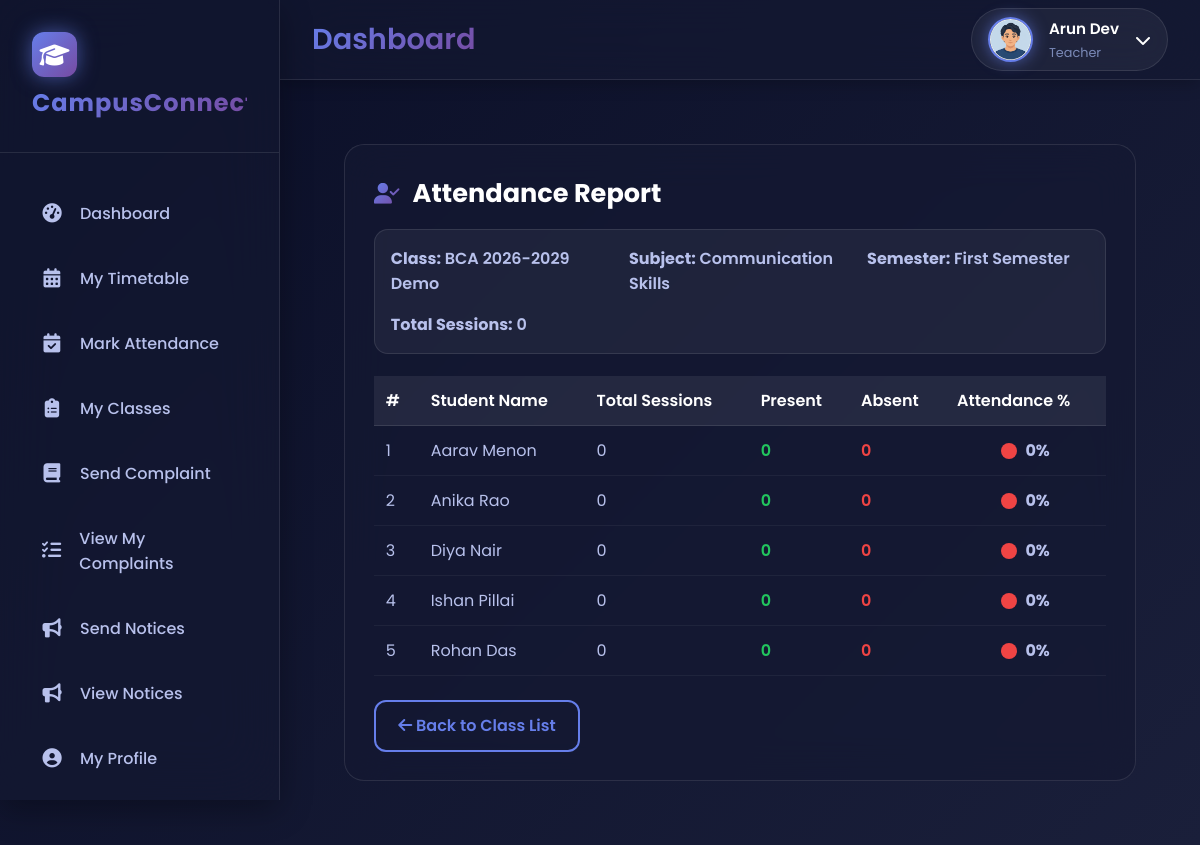
The page /Teacher/TeacherClassAttendance.php?class_id=1&subject_id=5&semester_id=1 (signed in) on the database its author committed.
### tables this page shows
CREATE TABLE `tbl_teacher` (
  `teacher_id` int(11) NOT NULL,
  `department_id` int(11) NOT NULL,
  `designation_id` int(11) NOT NULL,
  `teacher_name` varchar(100) NOT NULL,
  `teacher_gender` enum('Male','Female','Other') NOT NULL,
  `teacher_address` text NOT NULL,
  `teacher_contact` varchar(15) NOT NULL,
  `teacher_email` varchar(100) NOT NULL,
  `teacher_password` varchar(255) NOT NULL,
  `teacher_photo` varchar(255) DEFAULT NULL
);

CREATE TABLE `tbl_class` (
  `class_id` int(11) NOT NULL,
  `class_name` varchar(100) NOT NULL,
  `course_id` int(11) NOT NULL,
  `semester_id` int(11) NOT NULL,
  `acyear_id` int(11) NOT NULL,
  `teacher_id` int(11) DEFAULT NULL,
  `is_completed` tinyint(1) NOT NULL DEFAULT 0
);

CREATE TABLE `tbl_subject` (
  `subject_id` int(10) NOT NULL,
  `subject_name` varchar(50) NOT NULL,
  `course_id` int(15) NOT NULL,
  `semester_id` int(15) NOT NULL
);

CREATE TABLE `tbl_semester` (
  `semester_id` int(10) NOT NULL,
  `semester_name` varchar(20) NOT NULL
);

CREATE TABLE `tbl_student` (
  `student_id` int(11) NOT NULL,
  `student_name` varchar(100) NOT NULL,
  `student_email` varchar(100) NOT NULL,
  `student_contact` varchar(15) DEFAULT NULL,
  `student_address` text DEFAULT NULL,
  `student_photo` varchar(255) DEFAULT NULL,
  `student_gender` enum('Male','Female') NOT NULL,
  `student_password` varchar(255) NOT NULL,
  `class_id` int(11) NOT NULL,
  `is_active` tinyint(1) NOT NULL DEFAULT 1
);

### Teacher/TeacherClassAttendance.php (the view, shortened to what this page needs)
<?php
include("../Includes/TeacherHeader.php");
$class_id    = isset($_GET['class_id']) ? (int)$_GET['class_id'] : 0;
$subject_id  = isset($_GET['subject_id']) ? (int)$_GET['subject_id'] : 0;
$semester_id = isset($_GET['semester_id']) ? (int)$_GET['semester_id'] : 0;
$infoQry = "
    SELECT c.class_name, s.subject_name, sem.semester_name
    FROM tbl_class c
    LEFT JOIN tbl_subject s ON s.subject_id = '$subject_id'
    LEFT JOIN tbl_semester sem ON sem.semester_id = '$semester_id'
    WHERE c.class_id = '$class_id'
";
$infoRes = $con->query($infoQry);
$info           = $infoRes->fetch_assoc();
$class_name     = $info['class_name'];
$subject_name   = $info['subject_name'];
$semester_name  = $info['semester_name'];
$masterIds = [];
$total_classes = count($masterIds);
$students = [];
$stuRes = $con->query("SELECT student_id, student_name FROM tbl_student WHERE class_id = '$class_id' ORDER BY student_name");
while($s = $stuRes->fetch_assoc()){
    $students[] = $s;
}
$presentCounts = [];
?>
<!DOCTYPE html>
<html lang="en">
<head>
<link rel="stylesheet" href="../Assets/CSS/universal.css">
<link rel="stylesheet" href="https://cdnjs.cloudflare.com/ajax/libs/font-awesome/6.5.0/css/all.min.css">
</head>
<body>
<main class="main-content">
<div class="attendance-page">
    <div class="attendance-card">
        <div class="att-title">
            <i class="fas fa-user-check"></i>
            Attendance Report
        </div>
        <div class="att-info-bar">
            <p><strong>Class:</strong> <?= htmlspecialchars($class_name) ?></p>
            <p><strong>Subject:</strong> <?= htmlspecialchars($subject_name) ?></p>
            <p><strong>Semester:</strong> <?= htmlspecialchars($semester_name) ?></p>
            <p><strong>Total Sessions:</strong> <?= $total_classes ?></p>
        </div>
        <?php if(empty($students)): ?>
            <div class="no-data-box">
                <div class="icon"><i class="fas fa-user-slash"></i></div>
                <div class="title">No students found</div>
                <div class="subtitle">This class has no registered students.</div>
            </div>
        <?php else: ?>
            <table class="att-table-custom">
                <thead>
                    <tr>
                        <th>#</th>
                        <th>Student Name</th>
                        <th>Total Sessions</th>
                        <th>Present</th>
                        <th>Absent</th>
                        <th>Attendance %</th>
                    </tr>
                </thead>
                <tbody>
                    <?php
                    $i=0;
                    foreach($students as $st):
                        $sid = (int)$st['student_id'];
                        $present = $presentCounts[$sid] ?? 0;
                        $absent = max(0, $total_classes - $present);
                        $percentage = ($total_classes > 0)
                            ? round(($present/$total_classes)*100,2)
                            : 0;
                    ?>
          <tr>
            <td><?= ++$i; ?></td>
            <td><?= htmlspecialchars($st['student_name']) ?></td>
            <td><?= $total_classes ?></td>
            <td class="present"><?= $present ?></td>
            <td class="absent"><?= $absent ?></td>
            <td>
              <div class="circle-status">
                <span class="<?= $percentage < 75 ? 'circle-bad' : 'circle-good' ?>"></span>
                <span><?= $percentage ?>%</span>
              </div>
            </td>
           </tr>
                    <?php endforeach; ?>
                </tbody>
            </table>
        <?php endif; ?>
        <a href="TeacherClasses.php" class="btn-back">
            <i class="fas fa-arrow-left"></i> Back to Class List
        </a>
    </div>
</div>
</main>
</body>
</html>

### Includes/TeacherHeader.php (shortened to what this page needs)
<?php
$user_name  = 'Teacher';
$user_role  = 'Teacher';
$photo_path = "../Assets/Files/Teacher/default.png";
if(isset($_SESSION['teacher_id'])) {
    $uid = $_SESSION['teacher_id'];
    $qry = "SELECT teacher_name AS name, teacher_photo AS photo
            FROM tbl_teacher WHERE teacher_id='$uid'";
    $res = $con->query($qry);
    if($res && $row = $res->fetch_assoc()) {
        $user_name = $row['name'];
        $photo     = $row['photo'] ?: 'default.png';
        $photo_path = "../Assets/Files/Teacher/" . $photo;
    }
}
?>
<!DOCTYPE html>
<html lang="en">
<head>
<link rel="stylesheet" href="https://cdnjs.cloudflare.com/ajax/libs/font-awesome/6.4.0/css/all.min.css">
<link rel="stylesheet" href="../Assets/CSS/universal.css">
</head>
<body>
<div class="animated-gradient-bg"></div>
<div id="particles-background"></div>
<header class="main-header">
    <div class="header-left">
        <div class="header-title">
            <h1><?php echo $page_title ?? 'Dashboard'; ?></h1>
        </div>
    </div>
    <div class="header-right">
        <div class="user-profile" id="profileTrigger">
            <img src="<?php echo htmlspecialchars($photo_path); ?>" class="user-avatar">
            <div class="user-info">
                <h4><?php echo htmlspecialchars($user_name); ?></h4>
                <p><?php echo htmlspecialchars($user_role); ?></p>
            </div>
            <i class="fas fa-chevron-down"></i>
        </div>
    </div>
</header>
</body>
</html>

### Assets/CSS/universal.css (style rules this page uses)
:root { --gradient-1: #667eea; --gradient-2: #764ba2; --gradient-3: #f093fb; --primary-bg: #0a0e27; --secondary-bg: #151932; --card-bg: rgba(21, 25, 50, 0.7); --glass-bg: rgba(21, 25, 50, 0.6); --hover-bg: rgba(102, 126, 234, 0.1); --text-primary: #ffffff; --text-secondary: #b8c1ec; --text-muted: #7b8ab8; --border-glass: rgba(255, 255, 255, 0.1); --glow-primary: rgba(102, 126, 234, 0.6); --glow-secondary: rgba(118, 75, 162, 0.6); --shadow-sm: 0 5px 15px rgba(0, 0, 0, 0.2); --shadow-md: 0 10px 30px rgba(0, 0, 0, 0.3); --shadow-lg: 0 20px 60px rgba(0, 0, 0, 0.4); --success: #10b981; --warning: #f59e0b; --error: #ef4444; --info: #3b82f6; --transition-fast: 0.2s ease; --transition-normal: 0.3s ease; --transition-slow: 0.5s ease; --transition-bounce: cubic-bezier(0.68, -0.55, 0.265, 1.55); }
* { margin: 0; padding: 0; box-sizing: border-box; }
body { font-family: 'Poppins', sans-serif; background: var(--primary-bg); color: var(--text-primary); overflow-x: hidden; transition: background var(--transition-normal), color var(--transition-normal); }
a { text-decoration: none; color: inherit; }
#particles-background { position: fixed; top: 0; left: 0; width: 100%; height: 100%; z-index: -1; opacity: 0.4; }
.animated-gradient-bg { position: fixed; top: 0; left: 0; width: 100%; height: 100%; z-index: -2; background: linear-gradient(135deg, var(--primary-bg) 0%, #1a1f3a 25%, #2a1a40 50%, #1a1f3a 75%, var(--primary-bg) 100%); background-size: 400% 400%; animation: gradientShift 15s ease infinite; }
.main-header { position: fixed; top: 0; left: 280px; right: 0; height: 80px; background: var(--glass-bg); backdrop-filter: blur(30px); border-bottom: 1px solid var(--border-glass); display: flex; align-items: center; justify-content: space-between; padding: 0 2rem; z-index: 999; transition: all var(--transition-normal); box-shadow: var(--shadow-sm); }
.header-left { display: flex; align-items: center; gap: 1.5rem; }
.header-title h1 { font-size: 1.8rem; font-weight: 600; background: linear-gradient(135deg, var(--gradient-1), var(--gradient-2)); -webkit-background-clip: text; -webkit-text-fill-color: transparent; }
.header-right { display: flex; align-items: center; gap: 2rem; }
.user-profile { display: flex; align-items: center; gap: 1rem; padding: 0.5rem 1rem; background: rgba(255, 255, 255, 0.05); border: 1px solid var(--border-glass); border-radius: 50px; cursor: pointer; transition: all var(--transition-normal); }
.user-avatar { width: 45px; height: 45px; border-radius: 50%; border: 2px solid var(--gradient-1); overflow: hidden; box-shadow: 0 0 15px var(--glow-primary); }
.user-info h4 { font-size: 0.95rem; font-weight: 600; margin-bottom: 0.2rem; }
.user-info p { font-size: 0.8rem; color: var(--text-muted); }
.main-content { margin-left: 280px; margin-top: 80px; padding: 2rem; min-height: calc(100vh - 80px); transition: margin-left var(--transition-normal); }

### rows shown on the page
tbl_teacher: teacher_name "Arun Dev"
tbl_class: class_name "BCA 2026-2029 Demo", tbl_subject.subject_name "Communication Skills", semester.semester_name "First Semester"
tbl_student: student_name "Aarav Menon", student_id "0", percentage "0"
tbl_student: student_name "Anika Rao", student_id "0", percentage "0"
tbl_student: student_name "Diya Nair", student_id "0", percentage "0"
tbl_student: student_name "Ishan Pillai", student_id "0", percentage "0"
tbl_student: student_name "Rohan Das", student_id "0", percentage "0"

### other values the page prints
$page_title "Dashboard"
$user_role "Teacher"
$item['label'] "Dashboard"
$item['label'] "My Timetable"
$item['label'] "Mark Attendance"
$item['label'] "My Classes"
$item['label'] "Send Complaint"
$item['label'] "View My Complaints"
$item['label'] "Send Notices"
$item['label'] "View Notices"
$item['label'] "My Profile"
$total_classes "0"
